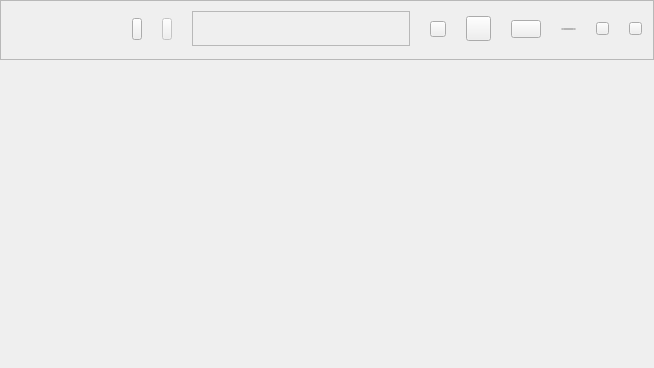
<?xml version="1.0" encoding="UTF-8"?>
<ui version="4.0">
 <class>YouDaoWidget</class>
 <widget class="QWidget" name="YouDaoWidget">
  <property name="geometry">
   <rect>
    <x>0</x>
    <y>0</y>
    <width>654</width>
    <height>368</height>
   </rect>
  </property>
  <property name="windowTitle">
   <string>YouDaoWidget</string>
  </property>
  <property name="styleSheet">
   <string notr="true"/>
  </property>
  <layout class="QVBoxLayout" name="verticalLayout">
   <property name="spacing">
    <number>0</number>
   </property>
   <property name="leftMargin">
    <number>0</number>
   </property>
   <property name="topMargin">
    <number>0</number>
   </property>
   <property name="rightMargin">
    <number>0</number>
   </property>
   <property name="bottomMargin">
    <number>0</number>
   </property>
   <item>
    <widget class="QFrame" name="frame_title">
     <property name="minimumSize">
      <size>
       <width>0</width>
       <height>60</height>
      </size>
     </property>
     <property name="styleSheet">
      <string notr="true"/>
     </property>
     <property name="frameShape">
      <enum>QFrame::StyledPanel</enum>
     </property>
     <property name="frameShadow">
      <enum>QFrame::Raised</enum>
     </property>
     <layout class="QHBoxLayout" name="horizontalLayout_2" stretch="0,0,0,0,0,0,0,0,0,0">
      <property name="spacing">
       <number>20</number>
      </property>
      <property name="topMargin">
       <number>9</number>
      </property>
      <item>
       <widget class="QLabel" name="label_logo">
        <property name="minimumSize">
         <size>
          <width>80</width>
          <height>0</height>
         </size>
        </property>
        <property name="maximumSize">
         <size>
          <width>100</width>
          <height>23</height>
         </size>
        </property>
        <property name="styleSheet">
         <string notr="true"/>
        </property>
        <property name="text">
         <string/>
        </property>
       </widget>
      </item>
      <item>
       <widget class="QPushButton" name="btn_pre">
        <property name="minimumSize">
         <size>
          <width>0</width>
          <height>10</height>
         </size>
        </property>
        <property name="maximumSize">
         <size>
          <width>10</width>
          <height>16777215</height>
         </size>
        </property>
        <property name="styleSheet">
         <string notr="true"/>
        </property>
        <property name="text">
         <string/>
        </property>
       </widget>
      </item>
      <item>
       <widget class="QPushButton" name="btn_next">
        <property name="enabled">
         <bool>false</bool>
        </property>
        <property name="minimumSize">
         <size>
          <width>0</width>
          <height>10</height>
         </size>
        </property>
        <property name="maximumSize">
         <size>
          <width>10</width>
          <height>16777215</height>
         </size>
        </property>
        <property name="styleSheet">
         <string notr="true"/>
        </property>
        <property name="text">
         <string/>
        </property>
       </widget>
      </item>
      <item>
       <widget class="SearchEdit" name="frame_search">
        <property name="minimumSize">
         <size>
          <width>0</width>
          <height>10</height>
         </size>
        </property>
        <property name="maximumSize">
         <size>
          <width>16777215</width>
          <height>35</height>
         </size>
        </property>
        <property name="frameShape">
         <enum>QFrame::StyledPanel</enum>
        </property>
        <property name="frameShadow">
         <enum>QFrame::Raised</enum>
        </property>
       </widget>
      </item>
      <item>
       <widget class="QPushButton" name="btn_history">
        <property name="maximumSize">
         <size>
          <width>16</width>
          <height>16</height>
         </size>
        </property>
        <property name="styleSheet">
         <string notr="true"/>
        </property>
        <property name="text">
         <string/>
        </property>
       </widget>
      </item>
      <item>
       <widget class="QPushButton" name="btn_login">
        <property name="maximumSize">
         <size>
          <width>25</width>
          <height>25</height>
         </size>
        </property>
        <property name="styleSheet">
         <string notr="true"/>
        </property>
        <property name="text">
         <string/>
        </property>
       </widget>
      </item>
      <item>
       <widget class="QPushButton" name="btn_mini">
        <property name="maximumSize">
         <size>
          <width>30</width>
          <height>18</height>
         </size>
        </property>
        <property name="styleSheet">
         <string notr="true"/>
        </property>
        <property name="text">
         <string/>
        </property>
       </widget>
      </item>
      <item>
       <widget class="QPushButton" name="btn_min">
        <property name="maximumSize">
         <size>
          <width>15</width>
          <height>2</height>
         </size>
        </property>
        <property name="styleSheet">
         <string notr="true"/>
        </property>
        <property name="text">
         <string/>
        </property>
       </widget>
      </item>
      <item>
       <widget class="QPushButton" name="btn_max">
        <property name="minimumSize">
         <size>
          <width>0</width>
          <height>0</height>
         </size>
        </property>
        <property name="maximumSize">
         <size>
          <width>13</width>
          <height>13</height>
         </size>
        </property>
        <property name="styleSheet">
         <string notr="true"/>
        </property>
        <property name="text">
         <string/>
        </property>
       </widget>
      </item>
      <item>
       <widget class="QPushButton" name="btn_close">
        <property name="maximumSize">
         <size>
          <width>13</width>
          <height>13</height>
         </size>
        </property>
        <property name="styleSheet">
         <string notr="true"/>
        </property>
        <property name="text">
         <string/>
        </property>
       </widget>
      </item>
     </layout>
    </widget>
   </item>
   <item>
    <layout class="QHBoxLayout" name="hLayout">
     <property name="spacing">
      <number>0</number>
     </property>
     <item>
      <widget class="ExploreWidget" name="widget" native="true">
       <property name="minimumSize">
        <size>
         <width>120</width>
         <height>0</height>
        </size>
       </property>
      </widget>
     </item>
     <item>
      <widget class="QStackedWidget" name="stackedWidget">
       <property name="styleSheet">
        <string notr="true"/>
       </property>
       <property name="currentIndex">
        <number>7</number>
       </property>
       <widget class="QWidget" name="page_find"/>
       <widget class="QWidget" name="page_trans"/>
       <widget class="QWidget" name="page_example"/>
       <widget class="QWidget" name="page_encyclopedia"/>
       <widget class="QWidget" name="page_wordbook"/>
       <widget class="QWidget" name="page_trans_persion"/>
       <widget class="QWidget" name="page_setting"/>
       <widget class="QWidget" name="page_satis_survery"/>
      </widget>
     </item>
    </layout>
   </item>
  </layout>
 </widget>
 <layoutdefault spacing="6" margin="11"/>
 <customwidgets>
  <customwidget>
   <class>SearchEdit</class>
   <extends>QFrame</extends>
   <header>searchedit.h</header>
   <container>1</container>
  </customwidget>
  <customwidget>
   <class>ExploreWidget</class>
   <extends>QWidget</extends>
   <header>explorewidget.h</header>
   <container>1</container>
  </customwidget>
 </customwidgets>
 <resources/>
 <connections/>
</ui>
